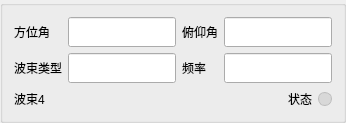
           <widget class="QGroupBox" name="grpWaveFeedback4">
            <property name="title">
             <string/>
            </property>
            <layout class="QVBoxLayout" name="layoutWaveFeedback4">
             <property name="spacing">
              <number>6</number>
             </property>
             <item>
              <layout class="QGridLayout" name="layoutWaveFeedbackForm4">
               <item row="0" column="0">
                <widget class="QLabel" name="lblFeedbackAzimuth4">
                 <property name="text">
                  <string>方位角</string>
                 </property>
                </widget>
               </item>
               <item row="0" column="1">
                <widget class="QLineEdit" name="leFeedbackAzimuth4">
                 <property name="minimumSize">
                  <size>
                   <width>50</width>
                   <height>30</height>
                  </size>
                 </property>
                </widget>
               </item>
               <item row="0" column="2">
                <widget class="QLabel" name="lblFeedbackPitch4">
                 <property name="text">
                  <string>俯仰角</string>
                 </property>
                </widget>
               </item>
               <item row="0" column="3">
                <widget class="QLineEdit" name="leFeedbackPitch4">
                 <property name="minimumSize">
                  <size>
                   <width>50</width>
                   <height>30</height>
                  </size>
                 </property>
                </widget>
               </item>
               <item row="1" column="0">
                <widget class="QLabel" name="lblFeedbackBeamType4">
                 <property name="text">
                  <string>波束类型</string>
                 </property>
                </widget>
               </item>
               <item row="1" column="1">
                <widget class="QLineEdit" name="leFeedbackBeamType4">
                 <property name="minimumSize">
                  <size>
                   <width>50</width>
                   <height>30</height>
                  </size>
                 </property>
                </widget>
               </item>
               <item row="1" column="2">
                <widget class="QLabel" name="lblFeedbackFreq4">
                 <property name="text">
                  <string>频率</string>
                 </property>
                </widget>
               </item>
               <item row="1" column="3">
                <widget class="QLineEdit" name="leFeedbackFreq4">
                 <property name="minimumSize">
                  <size>
                   <width>50</width>
                   <height>30</height>
                  </size>
                 </property>
                </widget>
               </item>
              </layout>
             </item>
             <item>
              <layout class="QHBoxLayout" name="layoutWaveFeedbackStatus4">
               <item>
                <widget class="QLabel" name="lblFeedbackBeam4">
                 <property name="text">
                  <string>波束4</string>
                 </property>
                </widget>
               </item>
               <item>
                <spacer name="spacerFeedback4">
                 <property name="orientation">
                  <enum>Qt::Horizontal</enum>
                 </property>
                 <property name="sizeHint" stdset="0">
                  <size>
                   <width>20</width>
                   <height>20</height>
                  </size>
                 </property>
                </spacer>
               </item>
               <item>
                <widget class="QLabel" name="lblFeedbackStatus4">
                 <property name="text">
                  <string>状态</string>
                 </property>
                </widget>
               </item>
               <item>
                <widget class="QLabel" name="indicatorFeedbackStatus4">
                 <property name="minimumSize">
                  <size>
                   <width>14</width>
                   <height>14</height>
                  </size>
                 </property>
                 <property name="maximumSize">
                  <size>
                   <width>14</width>
                   <height>14</height>
                  </size>
                 </property>
                 <property name="styleSheet">
                  <string notr="true">background:#d8d8d8;border:1px solid #bdbdbd;border-radius:7px;</string>
                 </property>
                 <property name="text">
                  <string/>
                 </property>
                </widget>
               </item>
              </layout>
             </item>
            </layout>
           </widget>
